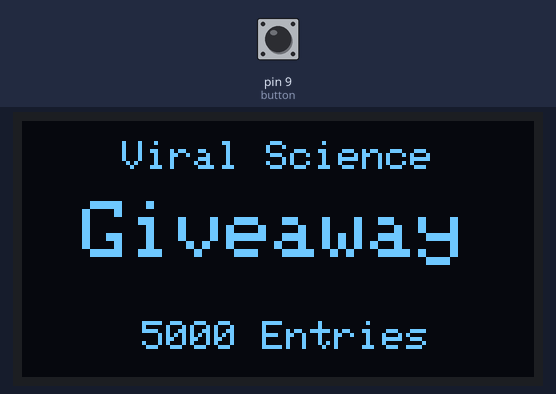
This sketch was run on a simulated Arduino Uno, built with avr-gcc and run on an emulated ATmega328P. Parts: 128×64 one-colour display. Inputs (shaded band) come from the test bench; at power-on: pin 9 (button) LOW. Random numbers use the default seed unless the sketch sets one; what the sketch prints to the serial monitor is not drawn.

Above: at 1.2 s.
1.3 s: pin 9 (button) pulled HIGH for 3.2 s
At 5.7 s:
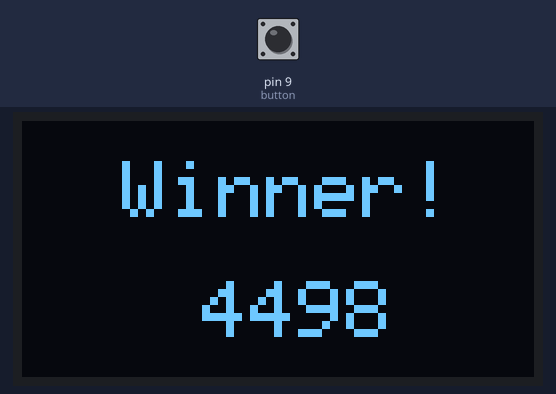
6.9 s: pin 9 (button) pulled HIGH for 0.15 s
At 9.1 s:
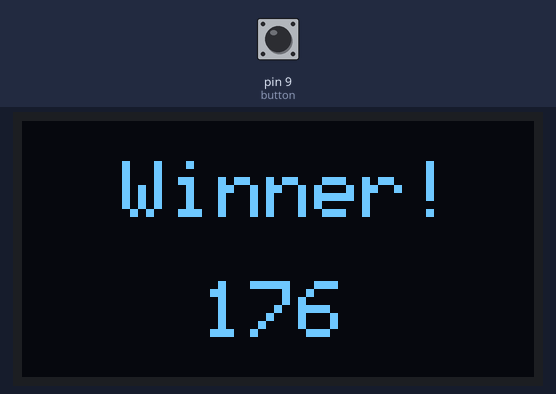
9.4 s: pin 9 (button) pulled HIGH for 1 s
At 11.3 s:
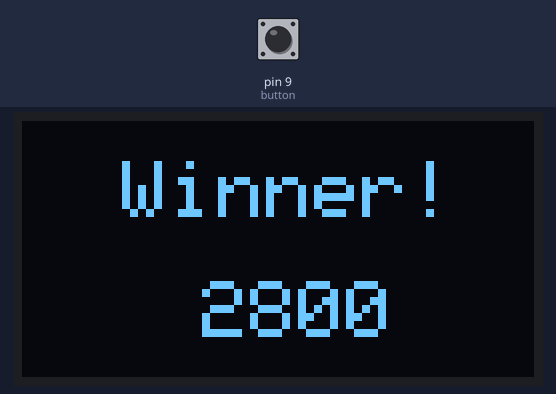
11.9 s: pin 9 (button) pulled HIGH for 0.15 s
At 14.4 s:
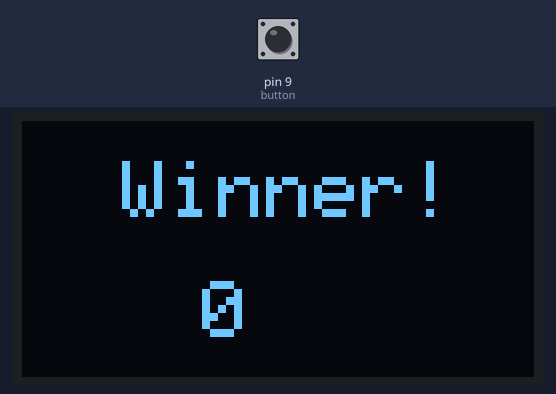
Timing chart, 0 to 15.4 s (numbered marks = the images above; inputs shaded):
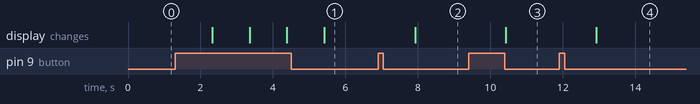

The sketch:

Arduino_Random_Number_Generator_OLED_Display.ino
```cpp
//Viral Science www.youtube.com/c/viralscience  www.viralsciencecreativity.com
//Random Number Picker OLED Display | Lottery Winner
//https://www.youtube.com/watch?v=NEQpoNEQhos&list=PLUWZpHJMEu-Dv5Va5AmPeZH-E8-v9038u&index=37
//https://www.viralsciencecreativity.com/post/arduino-random-number-generator-oled-display
#include <Wire.h>
#include <Adafruit_GFX.h>
#include <Adafruit_SSD1306.h>

#define SCREEN_WIDTH 128 // OLED display width, in pixels
#define SCREEN_HEIGHT 64 // OLED display height, in pixels

// Declaration for an SSD1306 display connected to I2C (SDA, SCL pins)
Adafruit_SSD1306 display(SCREEN_WIDTH, SCREEN_HEIGHT, &Wire, -1);
long radnum;
int button = 9; //D6 for Tactile Switch
int val = LOW;
void setup() {
  Serial.begin(115200);
  Serial.begin(9600);
  pinMode(button, INPUT);
  randomSeed(analogRead(A0));

  if (!display.begin(SSD1306_SWITCHCAPVCC, 0x3C)) { // Address 0x3D for 128x64
    Serial.println(F("SSD1306 allocation failed"));
    for (;;);
  }
  display.clearDisplay();
  display.setTextSize(1);
  display.setTextColor(WHITE);
  display.setCursor(25, 5);
  display.println("Viral Science");
  display.setTextSize(2);
  display.setCursor(15, 20);
  display.println("Giveaway");
  display.setCursor(30, 50);
  display.setTextSize(1);
  display.println("5000 Entries");   //Enter total number of Entries
  display.display();
}

void loop() {
  val = digitalRead(button);  // read input value
  if (val == HIGH)

  {
    delay(1000);
    display.clearDisplay();
    display.setTextSize(2);
    display.setTextColor(WHITE);
    display.setCursor(25, 10);
    display.println("Winner!");

    radnum = random(5000);            //Enter total number of Entries
    Serial.println(radnum);

    display.setTextSize(2);
    display.setTextColor(WHITE);
    display.setCursor(45, 40);
    display.println(radnum);
    display.display();

    val = LOW;
  }

}
```

Measured:
- after the input at 1.3 s, the display: first changes after 1.0 s (image 1 shows a later state)
- after the input at 6.9 s, the display: changes after 1.0 s (image 2)
- after the input at 9.4 s, the display: changes after 1.0 s (image 3)
- after the input at 11.9 s, the display: changes after 1.0 s (image 4)
